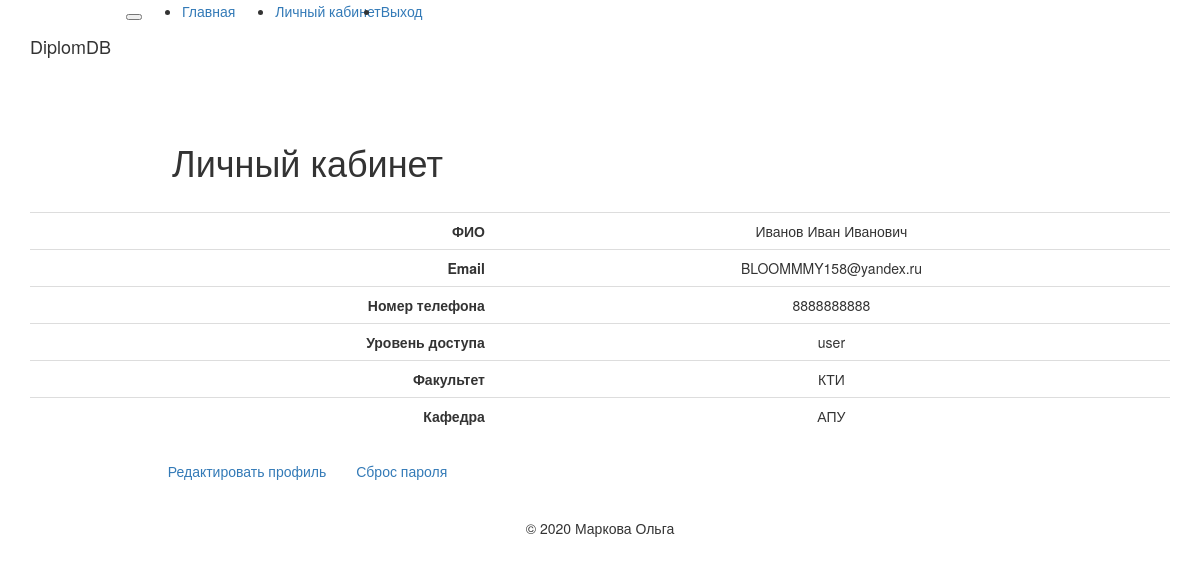
The page /PersonalArea/HSCfy (signed in) on the database as committed earlier.
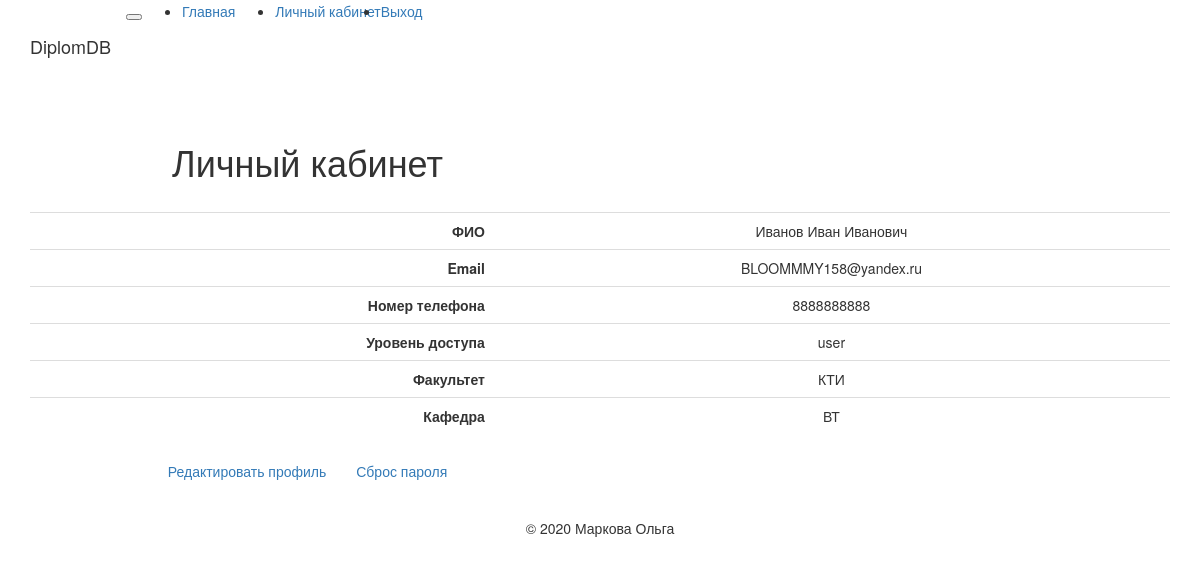
The same page on the database as committed later.
### app/models.py (models this page shows, shortened)
class User(UserMixin, db.Model):
    id = db.Column(db.Integer, primary_key=True)
    username = db.Column(db.String(64), index=True, unique=True)
    FullName = db.Column(db.String, index=True, unique=True)
    email = db.Column(db.String(120), index=True, unique=True)
    password_hash = db.Column(db.String(128))
    Faculty = db.Column(db.Integer)
    Department = db.Column(db.Integer)
    Phone = db.Column(db.String(12))
    access = db.Column(db.String)
    forms = db.relationship('Form_all', cascade='save-update, all, delete', backref='author', lazy='dynamic')

### app/routes.py (the view)
@app.route('/PersonalArea/<username>')
@login_required
def PersonalArea(username):
    user = User.query.filter_by(username=username).first_or_404()
    FacultyN = user.Faculty
    DepartmentN = user.Department
    return render_template('PersonalArea.html', user=user, FacultyN=FacultyN, DepartmentN=DepartmentN, title='PersonalArea')

### app/models.py (called while the page is built)
@login.user_loader
def load_user(id):
    return User.query.get(int(id))

### app/templates/PersonalArea.html
{% extends "base.html" %}
{% block app_content %}
<div class="row justify-content-md-center">
  <div class="col-sm-6 text-center">
    <h1>Личный кабинет</h1>
    <br>
  </div>
</div>
    {% if user == current_user %}
    <table class="table">
      <tbody>
    <tr>
      <th class="text-right">ФИО</th>
      <td class="text-center">{{ user.FullName }}</td>
    </tr>
    <tr>
      <th class="text-right">Email</th>
      <td class="text-center">{{ user.email }}</td>
    </tr>
    <tr>
      <th class="text-right">Номер телефона</th>
      <td class="text-center">{{ user.Phone }}</td>
    </tr>
    <tr>
      <th class="text-right">Уровень доступа</th>
      <td class="text-center">{{ user.access }}</td>
    </tr>
    <tr>
      <th class="text-right">Факультет</th>
      <td class="text-center">{{ FacultyN }}</td>
    </tr>
    <tr>
      <th class="text-right">Кафедра</th>
      <td class="text-center">{{ DepartmentN }}</td>
    </tr>
  </tbody>
</table>
<div class="row justify-content-md-center">
  <div class="col-sm-6 text-center">
    <p><a class="btn btn-dark" href="{{ url_for('edit_profile') }}" role="button">Редактировать профиль</a>
    <a class="btn btn-dark" href="{{ url_for('reset_password_request', username=current_user.username) }}" role="button">Сброс пароля</a></p>
  </div>
  </div>
    {% endif %}
{% endblock %}

Rows that differ between the two databases and show on the page:
changed User "Иванов Иван Иванович": Department "АПУ" → "ВТ"
